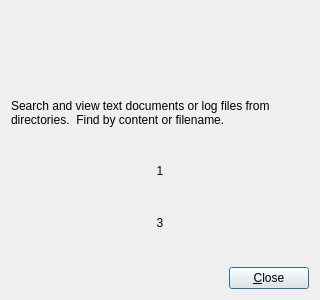
<?xml version="1.0" encoding="UTF-8"?>
<ui version="4.0">
 <author>David Sugar</author>
 <comment>** Copyright (C) 2011-2017 Tycho Softworks.
**
** This program is free software: you can redistribute it and/or modify
** it under the terms of the GNU General Public License as published
** by the Free Software Foundation, either version 3 of the License, or
** (at your option) any later version.
**
** This program is distributed in the hope that it will be useful,
** but WITHOUT ANY WARRANTY; without even the implied warranty of
** MERCHANTABILITY or FITNESS FOR A PARTICULAR PURPOSE.  See the
** GNU General Public License for more details.
**
** You should have received a copy of the GNU General Public License
** along with this program.  If not, see &lt;http://www.gnu.org/licenses/&gt;.</comment>
 <class>About</class>
 <widget class="QDialog" name="About">
  <property name="windowModality">
   <enum>Qt::NonModal</enum>
  </property>
  <property name="geometry">
   <rect>
    <x>0</x>
    <y>0</y>
    <width>320</width>
    <height>300</height>
   </rect>
  </property>
  <property name="windowTitle">
   <string notr="true">Dialog</string>
  </property>
  <property name="modal">
   <bool>true</bool>
  </property>
  <layout class="QGridLayout" name="gridLayout">
   <item row="0" column="0">
    <layout class="QVBoxLayout" name="verticalLayout">
     <item>
      <layout class="QHBoxLayout" name="horizontalLayout">
       <item>
        <widget class="QToolButton" name="aboutButton">
         <property name="toolTip">
          <string>Project Page</string>
         </property>
         <property name="styleSheet">
          <string notr="true">border: none;</string>
         </property>
         <property name="text">
          <string/>
         </property>
         <property name="icon">
          <iconset>
           <normalon>:/images/textseeker.png</normalon>
          </iconset>
         </property>
         <property name="iconSize">
          <size>
           <width>48</width>
           <height>48</height>
          </size>
         </property>
        </widget>
       </item>
       <item>
        <widget class="QToolButton" name="supportButton">
         <property name="toolTip">
          <string>Tycho Support</string>
         </property>
         <property name="styleSheet">
          <string notr="true">border: none;</string>
         </property>
         <property name="text">
          <string/>
         </property>
         <property name="icon">
          <iconset>
           <normalon>:/images/support.png</normalon>
          </iconset>
         </property>
         <property name="iconSize">
          <size>
           <width>48</width>
           <height>48</height>
          </size>
         </property>
        </widget>
       </item>
       <item>
        <widget class="QToolButton" name="contactButton">
         <property name="toolTip">
          <string>Contact Community</string>
         </property>
         <property name="styleSheet">
          <string notr="true">border: none;</string>
         </property>
         <property name="text">
          <string/>
         </property>
         <property name="icon">
          <iconset>
           <normalon>:/images/contact.png</normalon>
          </iconset>
         </property>
         <property name="iconSize">
          <size>
           <width>48</width>
           <height>48</height>
          </size>
         </property>
        </widget>
       </item>
       <item>
        <widget class="QToolButton" name="developButton">
         <property name="toolTip">
          <string>Development Site</string>
         </property>
         <property name="styleSheet">
          <string notr="true">border: none;</string>
         </property>
         <property name="text">
          <string/>
         </property>
         <property name="icon">
          <iconset>
           <normalon>:/images/develop.png</normalon>
          </iconset>
         </property>
         <property name="iconSize">
          <size>
           <width>48</width>
           <height>48</height>
          </size>
         </property>
        </widget>
       </item>
       <item>
        <spacer name="horizontalSpacer">
         <property name="orientation">
          <enum>Qt::Horizontal</enum>
         </property>
         <property name="sizeHint" stdset="0">
          <size>
           <width>40</width>
           <height>20</height>
          </size>
         </property>
        </spacer>
       </item>
      </layout>
     </item>
     <item>
      <spacer name="verticalSpacer">
       <property name="orientation">
        <enum>Qt::Vertical</enum>
       </property>
       <property name="sizeHint" stdset="0">
        <size>
         <width>20</width>
         <height>40</height>
        </size>
       </property>
      </spacer>
     </item>
     <item>
      <widget class="QLabel" name="labelAbout">
       <property name="text">
        <string>Search and view text documents or log files from directories.  Find by content or filename.</string>
       </property>
       <property name="alignment">
        <set>Qt::AlignLeading|Qt::AlignLeft|Qt::AlignVCenter</set>
       </property>
       <property name="wordWrap">
        <bool>true</bool>
       </property>
      </widget>
     </item>
     <item>
      <spacer name="verticalSpacer_4">
       <property name="orientation">
        <enum>Qt::Vertical</enum>
       </property>
       <property name="sizeHint" stdset="0">
        <size>
         <width>20</width>
         <height>40</height>
        </size>
       </property>
      </spacer>
     </item>
     <item>
      <widget class="QLabel" name="labelCopyright">
       <property name="text">
        <string notr="true">1</string>
       </property>
       <property name="alignment">
        <set>Qt::AlignCenter</set>
       </property>
      </widget>
     </item>
     <item>
      <spacer name="verticalSpacer_2">
       <property name="orientation">
        <enum>Qt::Vertical</enum>
       </property>
       <property name="sizeHint" stdset="0">
        <size>
         <width>20</width>
         <height>40</height>
        </size>
       </property>
      </spacer>
     </item>
     <item>
      <widget class="QLabel" name="labelVersion">
       <property name="text">
        <string notr="true">3</string>
       </property>
       <property name="alignment">
        <set>Qt::AlignCenter</set>
       </property>
      </widget>
     </item>
     <item>
      <spacer name="verticalSpacer_3">
       <property name="orientation">
        <enum>Qt::Vertical</enum>
       </property>
       <property name="sizeHint" stdset="0">
        <size>
         <width>20</width>
         <height>40</height>
        </size>
       </property>
      </spacer>
     </item>
     <item>
      <layout class="QHBoxLayout" name="horizontalLayout_2">
       <item>
        <spacer name="horizontalSpacer_2">
         <property name="orientation">
          <enum>Qt::Horizontal</enum>
         </property>
         <property name="sizeHint" stdset="0">
          <size>
           <width>40</width>
           <height>20</height>
          </size>
         </property>
        </spacer>
       </item>
       <item>
        <widget class="QPushButton" name="closeButton">
         <property name="sizePolicy">
          <sizepolicy hsizetype="Preferred" vsizetype="Fixed">
           <horstretch>0</horstretch>
           <verstretch>0</verstretch>
          </sizepolicy>
         </property>
         <property name="text">
          <string>&amp;Close</string>
         </property>
         <property name="icon">
          <iconset theme="dialog-close">
           <normaloff>.</normaloff>.</iconset>
         </property>
        </widget>
       </item>
      </layout>
     </item>
    </layout>
   </item>
  </layout>
 </widget>
 <resources/>
 <connections/>
</ui>
